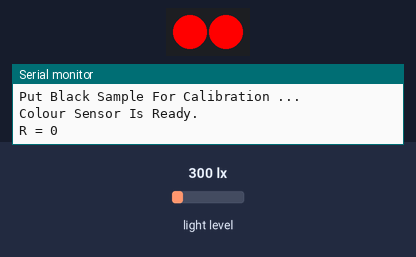
Bench run of a sketch on a simulated Arduino Uno, built with avr-gcc and run on an emulated ATmega328P. Parts: 2 RGB LEDs in strip order, left to right, the last lines printed to the serial monitor. Inputs (shaded band) come from the test bench; at power-on: light level 300 lx.

Above: at 17.83 s.
At 19.08 s:
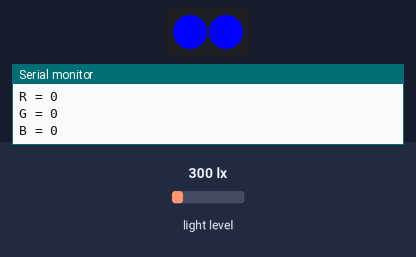
At 20.34 s:
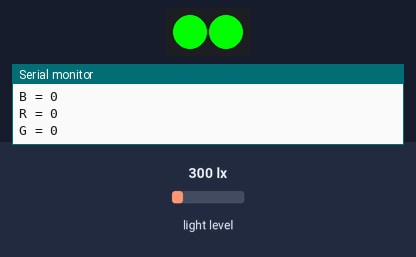
Timing chart, 0 to 20.7 s (numbered marks = the images above):
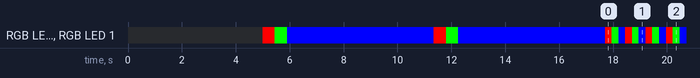

The sketch:

test.ino
```cpp
#include <MeMCore.h>

// Define time delay before the next RGB colour turns ON to allow LDR to stabilize
#define RGBWait 200 //in milliseconds

// Define time delay before taking another LDR reading
#define LDRWait 10 //in milliseconds

// macros to control rgb
#define RED_LED 255,000,000
#define GREEN_LED 000,255,000
#define BLUE_LED 000,000,255

// initialise peripheral objects
MeLightSensor light_sensor(PORT_6);
MeRGBLed led(PORT_7);  // the internal connection for LED is handled by port 7, with default slot number 2

/* COLOR CODE FOR REFERENCE DURING CALIBRATION
 *  RED -> return 0
   GREEN -> return 1
   YELLOW -> return 2
   PURPLE -> return 3
   BLUE -> return 4
   WHITE -> return 5
   BLACK -> return 6
   OTHERS -> return -1 */

//floats to hold colour arrays
float colourArray[] = {0,0,0};
float whiteArray[] = {0,0,0};
float blackArray[] = {0,0,0};
float greyDiff[] = {0,0,0};

char colourStr[3][5] = {"R = ", "G = ", "B = "};

//placeholders for colour detected
int red = 0;
int green = 0;
int blue = 0;

void setup() {
  // initialize serial communication at 9600 bps
  Serial.begin(9600);

  setBalance();  // balance calibration
}

void loop() {
  //turn on one colour at a time and LDR reads 5 times
  for(int c = 0;c<=2;c++){
    Serial.print(colourStr[c]);
    // CODE TO SET R, G OR B LED LIGHT
    if (c == 0) {
      led.setColor(RED_LED);
    } else if (c == 1) {
      led.setColor(GREEN_LED);
    } else {
      led.setColor(BLUE_LED);
    }
    led.show();
    delay(RGBWait);

    //get the average of 5 consecutive readings for the current colour and return an average
    colourArray[c] = getAvgReading(5);
    //the average reading returned minus the lowest value divided by the maximum possible range, multiplied by 255 will give a value between 0-255, representing the value for the current reflectivity (i.e. the colour LDR is exposed to)
    colourArray[c] = (colourArray[c] - blackArray[c])/(greyDiff[c])*255;  // MIGHT NEED TO CHANGE THIS 255 based on scale of this new sensor

    Serial.println(int(colourArray[c])); //show the value for the current colour LED, which corresponds to either the R, G or B of the RGB code
  }
}

void setBalance(){
  //set white balance
  Serial.println("Put White Sample For Calibration ...");
  delay(5000);           //delay for five seconds for getting sample ready
  //scan the white sample.
  //go through one colour at a time, set the maximum reading for each colour -- red, green and blue to the white array

  // iterate through the different color channels
  for (int j = 0; j < 3; j++){
    // CODE TO SET R, G OR B LED LIGHT
    if (j == 0) {
      led.setColor(RED_LED);
    } else if (j == 1) {
      led.setColor(GREEN_LED);
    } else {
      led.setColor(BLUE_LED);
    }
    led.show();
    delay(RGBWait);

    whiteArray[j] = getAvgReading(5);         //scan 5 times and return the average,
    delay(RGBWait);
  }

  //done scanning white, time for the black sample.
  //set black balance
  Serial.println("Put Black Sample For Calibration ...");
  delay(5000);     //delay for five seconds for getting sample ready
  //go through one colour at a time, set the minimum reading for red, green and blue to the black array
  for (int j = 0; j < 3; j++){
    // CODE TO SET R, G OR B LED LIGHT
    if (j == 0) {
      led.setColor(RED_LED);
    } else if (j == 1) {
      led.setColor(GREEN_LED);
    } else {
      led.setColor(BLUE_LED);
    }
    led.show();
    delay(RGBWait);
    blackArray[j] = getAvgReading(5);         //scan 5 times and return the average,
    delay(RGBWait);
    //the differnce between the maximum and the minimum gives the range
     greyDiff[j] = whiteArray[j] - blackArray[j];
  }

  //delay another 5 seconds for getting ready colour objects
  Serial.println("Colour Sensor Is Ready.");
  delay(5000);
}

int getAvgReading(int times){
  //find the average reading for the requested number of times of scanning LDR
  int reading;
  int total = 0;
  //take the reading as many times as requested and add them up
  for(int i = 0;i < times;i++){
     reading = light_sensor.read();
     total = reading + total;
     delay(LDRWait);
  }
  //calculate the average and return it
  return total/times;
}
```

Measured:
- by itself, RGB LED 0, RGB LED 1: off → RGB(255, 0, 0) at 5.0 s, → RGB(0, 255, 0) 0.45 s later, → RGB(0, 0, 255) 0.45 s later, → RGB(255, 0, 0) 5.5 s later, … (95 changes in this stretch)
- by itself, everything shown: repeats every 0.75 s, in 3 steps
